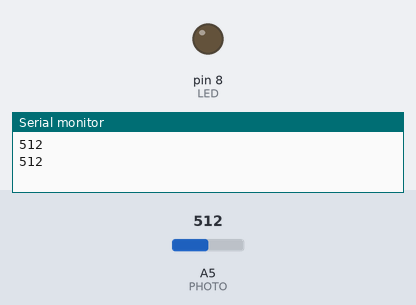
Bench run of a sketch on a simulated Arduino Uno, built with avr-gcc and run on an emulated ATmega328P. On the bench: output pins drawn as LEDs (lit = HIGH), the last lines printed to the serial monitor. The inputs (shaded band) are chosen by the test bench; at power-on: A5 (PHOTO) = 512.

Above: at 1.8 s.
1.9 s: A5 (PHOTO) set to 988
4.2 s: A5 (PHOTO) set to 1018
At 7.2 s:
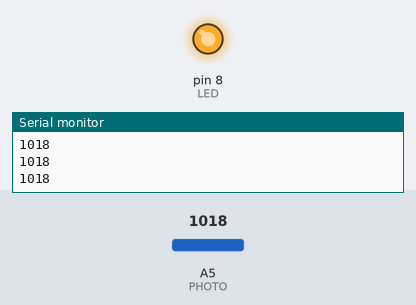
7.5 s: A5 (PHOTO) set to 990
At 9.7 s:
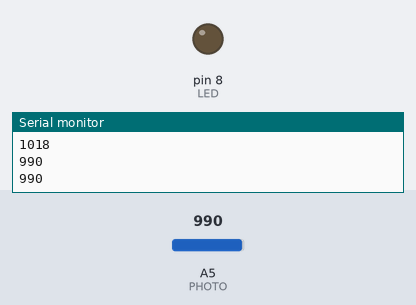
10.5 s: A5 (PHOTO) set to 1010
At 13.2 s:
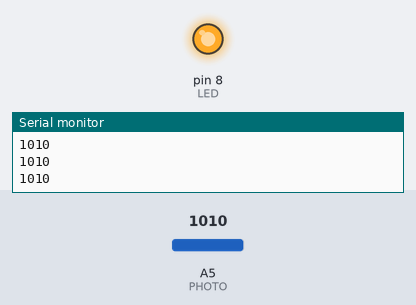
Timing chart, 0 to 14.5 s (numbered marks = the images above; inputs shaded):
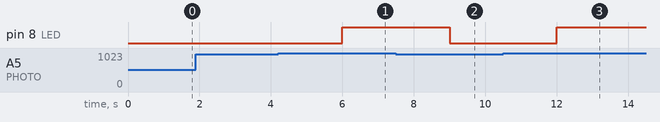

Measured:
- the behaviour switches between 1000 and 1001 on A5 (PHOTO) (found by bisection; images 0 and 1)
- after the input at 4.2 s, pin 8 (LED): LOW → HIGH after 1.8 s
- after the input at 7.5 s, pin 8 (LED): HIGH → LOW after 1.5 s
- after the input at 10.5 s, pin 8 (LED): LOW → HIGH after 1.5 s

The sketch:

photor.ino
```cpp
#define PHOTO A5
#define LED 8

void setup() {
  Serial.begin(9600);
  pinMode(LED, OUTPUT);
}

void loop() {
  int val = analogRead(PHOTO);
  Serial.println(val);
  delay(1000);
  if(val>1000){
    digitalWrite(LED, HIGH);
  }else{
    digitalWrite(LED, LOW);
  }
}
```
